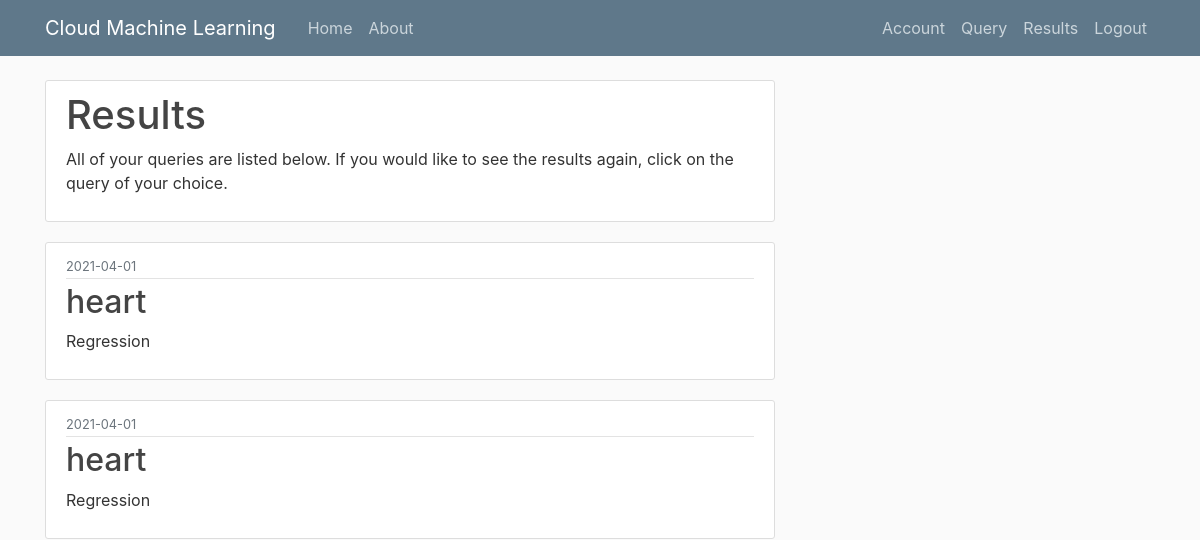
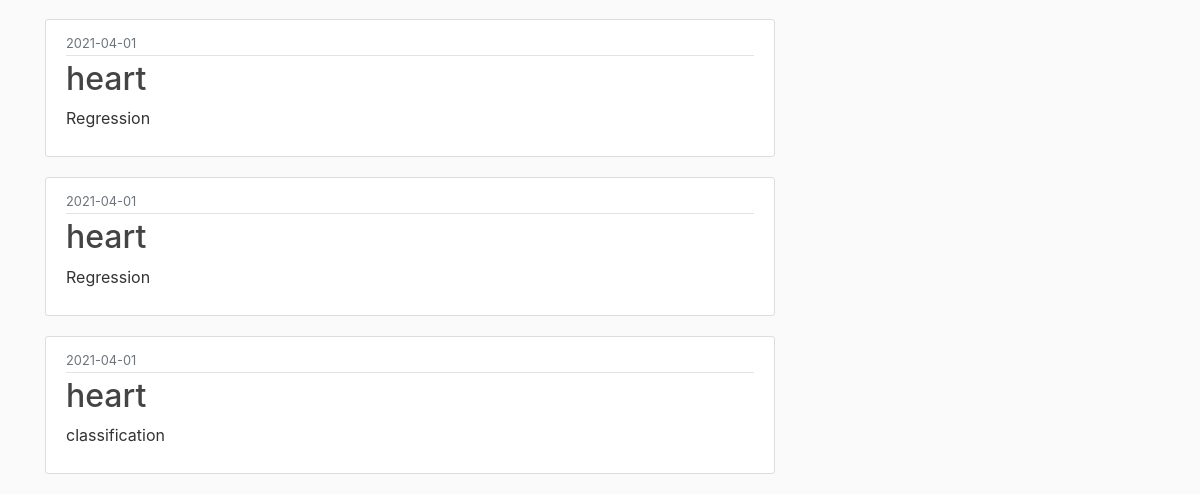
/results (signed in), run on an earlier commit of the app's database (2 pictures, top to bottom).
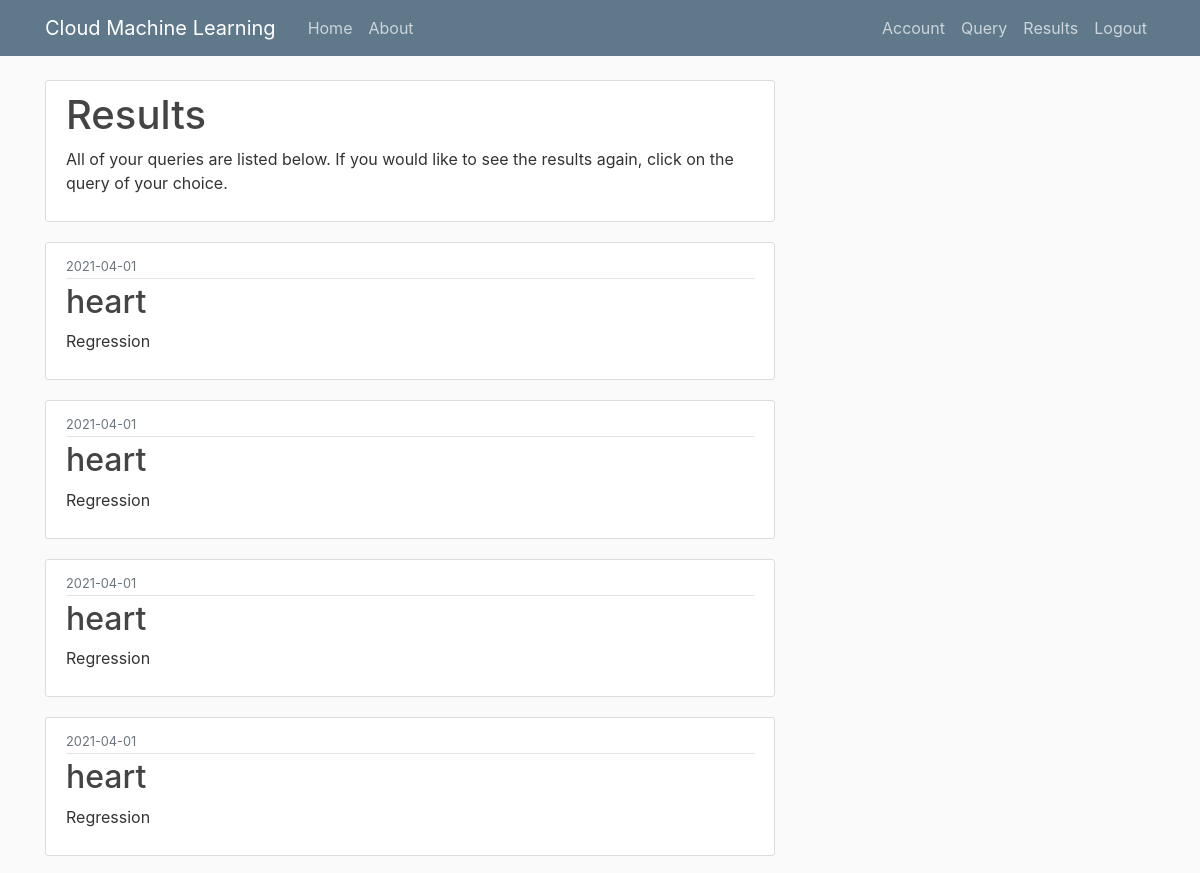
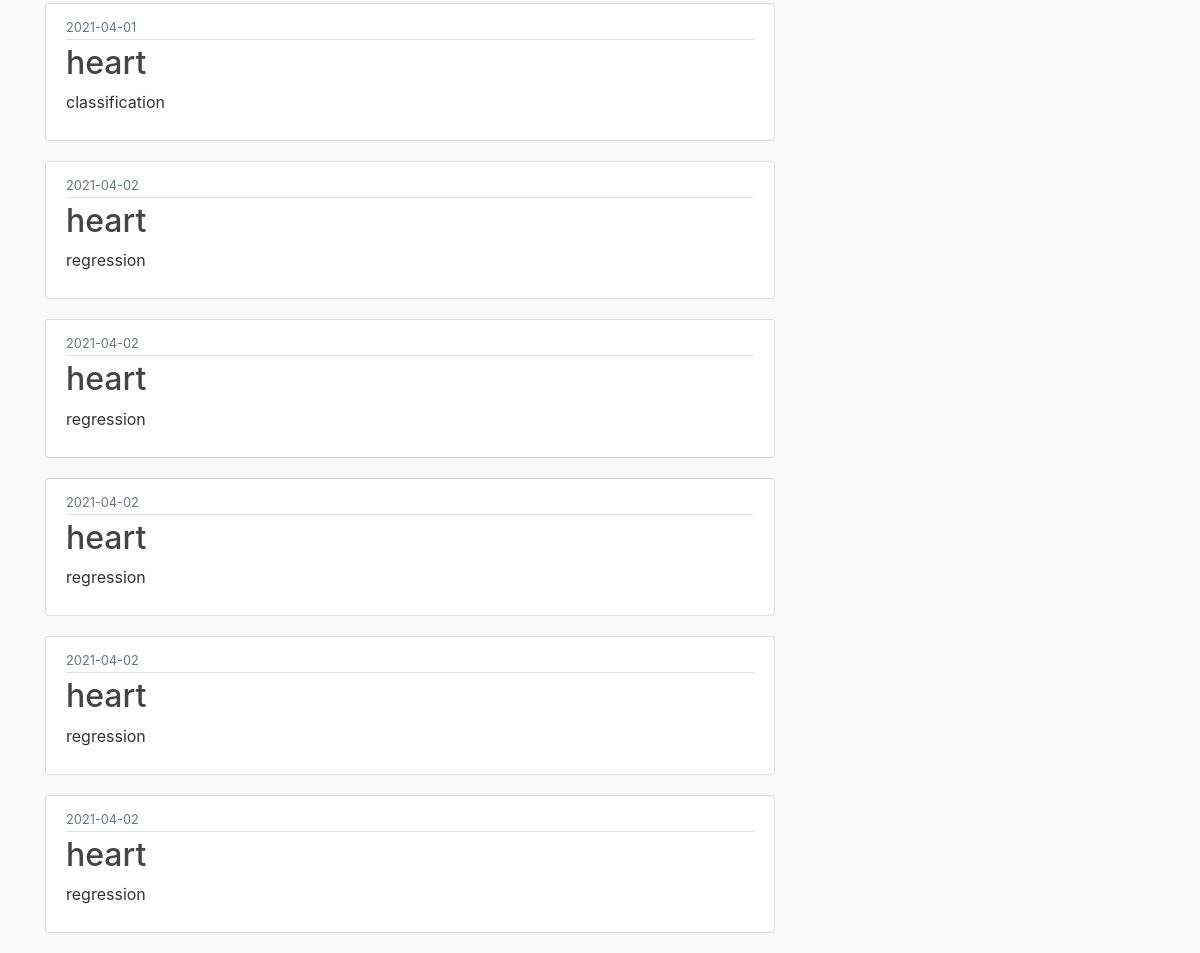
And on a later commit of the database (2 pictures, top to bottom).
### website/db_models.py (models this page shows, shortened)
class Query(db.Model):
    id = db.Column(db.Integer, primary_key=True)
    name = db.Column(db.String(100), nullable=False)
    title = db.Column(db.String(100), nullable=False)
    recover_title = db.Column(db.String(100), nullable=False)
    ml_type = db.Column(db.String(20), nullable=False, default='Regression')
    date_posted = db.Column(db.DateTime, nullable=False, default=datetime.utcnow)
    is_calculated = db.Column(db.String, nullable=False, default='False')
    user_id = db.Column(db.Integer, db.ForeignKey('user.id'), nullable=False)

### website/routes.py (the view)
@app.route("/results", methods=['GET', 'POST'])
@login_required
def results():
	posts = Query.query.filter_by(user_id=current_user.id).all()
	return render_template('results.html', title='Results', posts=posts)

### website/db_models.py (called while the page is built)
@login_manager.user_loader
def load_user(user_id):
    return User.query.get(int(user_id))

### website/templates/results.html
{% extends "layout.html" %}
{% block content %}
	<div class="content-section">
		<h1>Results</h1>
		<p>
			All of your queries are listed below.
			If you would like to see the results again, click
			on the query of your choice.
		</p>
	</div>
	 {% for post in posts %}
        <article class="media content-section">
          <div class="media-body">
            <div class="article-metadata">
              <small class="text-muted">{{ post.date_posted.strftime('%Y-%m-%d') }}</small>
            </div>
            <h2>{{ post.name }}</h2>
            <p>{{ post.ml_type }}</p>
          </div>
        </article>
    {% endfor %}
{% endblock content %}

### website/templates/layout.html (shortened to what this page needs)
<!DOCTYPE html>
<html>
<head>
    <link rel="stylesheet" href="https://maxcdn.bootstrapcdn.com/bootstrap/4.0.0/css/bootstrap.min.css">
    <link rel="stylesheet" type="text/css" href="{{ url_for('static', filename='main.css') }}">
</head>
<body>
    <header class="site-header">
      <nav class="navbar navbar-expand-md navbar-dark bg-steel fixed-top">
        <div class="container">
          <a class="navbar-brand mr-4" href="/">Cloud Machine Learning</a>
          <div class="collapse navbar-collapse" id="navbarToggle">
            <div class="navbar-nav mr-auto">
              <a class="nav-item nav-link" href="{{url_for('home')}}">Home</a>
              <a class="nav-item nav-link" href="{{url_for('about')}}">About</a>
            </div>
            <div class="navbar-nav">
              {% if current_user.is_authenticated %}
                <a class="nav-item nav-link" href="{{url_for('account')}}">Account</a>
                <a class="nav-item nav-link" href="{{url_for('query')}}">Query</a>
                <a class="nav-item nav-link" href="{{url_for('results')}}">Results</a>
                <a class="nav-item nav-link" href="{{url_for('logout')}}">Logout</a>
              {% else %}
                <a class="nav-item nav-link" href="{{url_for('login')}}">Login</a>
                <a class="nav-item nav-link" href="{{url_for('register')}}">Register</a>
              {% endif %}
            </div>
          </div>
        </div>
      </nav>
    </header>
    <main role="main" class="container">
      <div class="row">
        <div class="col-md-8">
          {% block content %}{% endblock %}
        </div>
    </main>
</body>
</html>

### website/static/main.css (style rules this page uses)
body { background: #fafafa; color: #333333; margin-top: 5rem; }
h1, h2, h3, h4, h5, h6 { color: #444444; }
.bg-steel { background-color: #5f788a; }
.site-header .navbar-nav .nav-link { color: #cbd5db; }
.content-section { background: #ffffff; padding: 10px 20px; border: 1px solid #dddddd; border-radius: 3px; margin-bottom: 20px; }
.article-metadata { padding-bottom: 1px; margin-bottom: 4px; border-bottom: 1px solid #e3e3e3 }

What changed in the data, as far as the page shows it:
added Query: date_posted "2021-04-02", name "heart", ml_type "regression"
added Query: date_posted "2021-04-02", name "heart", ml_type "regression"
added Query: date_posted "2021-04-02", name "heart", ml_type "regression"
added Query: date_posted "2021-04-02", name "heart", ml_type "regression"
added Query: date_posted "2021-04-02", name "heart", ml_type "regression"
